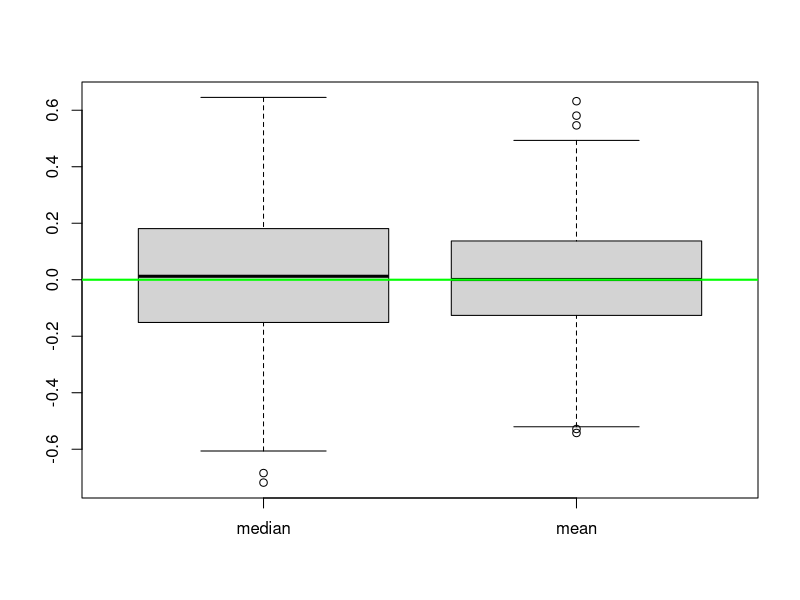
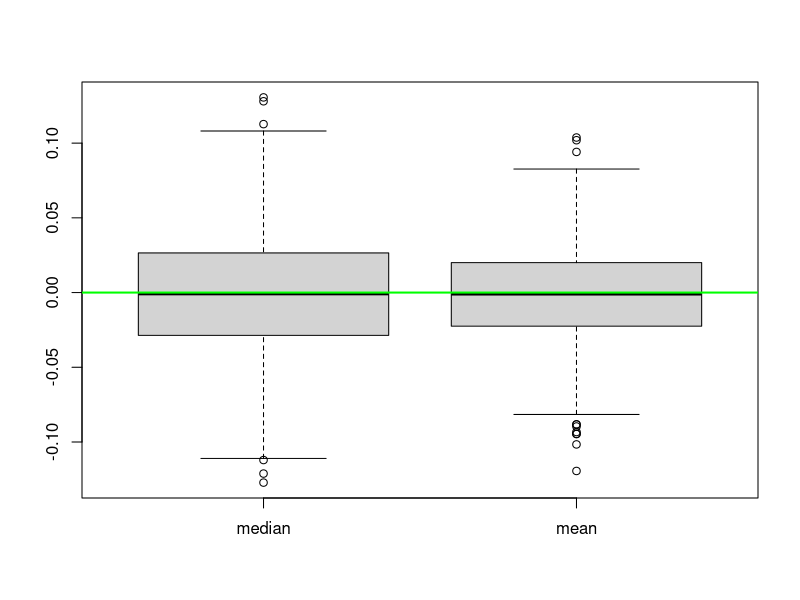

Write R code to recreate these figures, in order.
COUNT <- 1000

median_ok <- function(N) {
  means   <- 1:COUNT
  medians <- 1:COUNT
  
  
  for (i in 1:COUNT) {
    sample_norm <- rnorm(N, mean = 0, sd = 1)
    
    means[i]  <- mean(sample_norm)
    medians[i] <- median(sample_norm)
  }
  
  boxplot(medians, means, names=c('median', 'mean'))
  abline(h = 0, col = 'green', lwd=2)
  #abline(h = 0, col = 'red', lwd=2) # зачем эта линия?)))
}

median_ok(30)
median_ok(1000)

